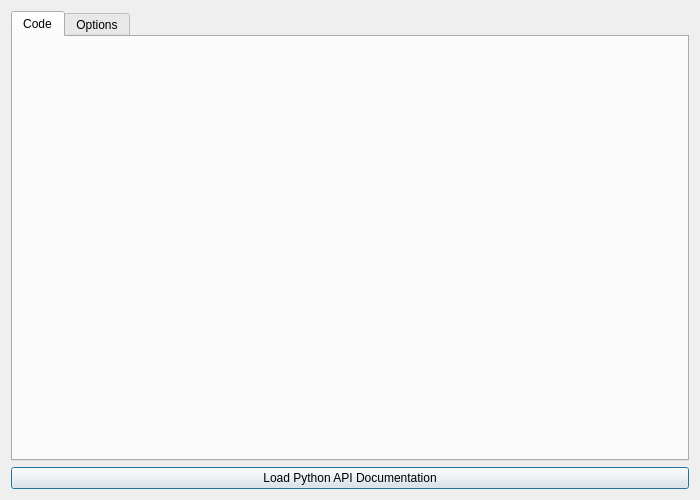
<?xml version="1.0" encoding="UTF-8"?>
<ui version="4.0">
 <class>ModuleStateModifierTester</class>
 <widget class="QDialog" name="ModuleStateModifierTester">
  <property name="geometry">
   <rect>
    <x>0</x>
    <y>0</y>
    <width>700</width>
    <height>500</height>
   </rect>
  </property>
  <property name="minimumSize">
   <size>
    <width>700</width>
    <height>500</height>
   </size>
  </property>
  <property name="windowTitle">
   <string>Dialog</string>
  </property>
  <layout class="QVBoxLayout" name="verticalLayout">
   <item>
    <widget class="QTabWidget" name="tabWidget">
     <property name="currentIndex">
      <number>0</number>
     </property>
     <widget class="QWidget" name="tab_3">
      <attribute name="title">
       <string>Code</string>
      </attribute>
      <layout class="QGridLayout" name="gridLayout_5"/>
     </widget>
     <widget class="QWidget" name="tab_4">
      <attribute name="title">
       <string>Options</string>
      </attribute>
      <layout class="QGridLayout" name="gridLayout">
       <item row="1" column="0">
        <widget class="QLabel" name="label_2">
         <property name="text">
          <string>Polling interval (ms)</string>
         </property>
        </widget>
       </item>
       <item row="1" column="1">
        <widget class="QSpinBox" name="pollingIntervalSpinBox_">
         <property name="maximum">
          <number>9999999</number>
         </property>
        </widget>
       </item>
       <item row="0" column="0">
        <widget class="QLabel" name="label">
         <property name="text">
          <string>Retry attempts</string>
         </property>
        </widget>
       </item>
       <item row="0" column="1">
        <widget class="QSpinBox" name="retryAttemptsSpinBox_">
         <property name="maximum">
          <number>9999999</number>
         </property>
        </widget>
       </item>
       <item row="3" column="0">
        <spacer name="verticalSpacer">
         <property name="orientation">
          <enum>Qt::Vertical</enum>
         </property>
         <property name="sizeHint" stdset="0">
          <size>
           <width>20</width>
           <height>40</height>
          </size>
         </property>
        </spacer>
       </item>
       <item row="2" column="0">
        <widget class="QCheckBox" name="enableConsoleOutputCheckBox_">
         <property name="text">
          <string>Enable Console Output</string>
         </property>
         <property name="checked">
          <bool>true</bool>
         </property>
        </widget>
       </item>
      </layout>
     </widget>
    </widget>
   </item>
   <item>
    <layout class="QHBoxLayout" name="horizontalLayout">
     <item>
      <widget class="QPushButton" name="pythonDocPushButton_">
       <property name="text">
        <string>Load Python API Documentation</string>
       </property>
      </widget>
     </item>
    </layout>
   </item>
  </layout>
 </widget>
 <resources/>
 <connections/>
</ui>
